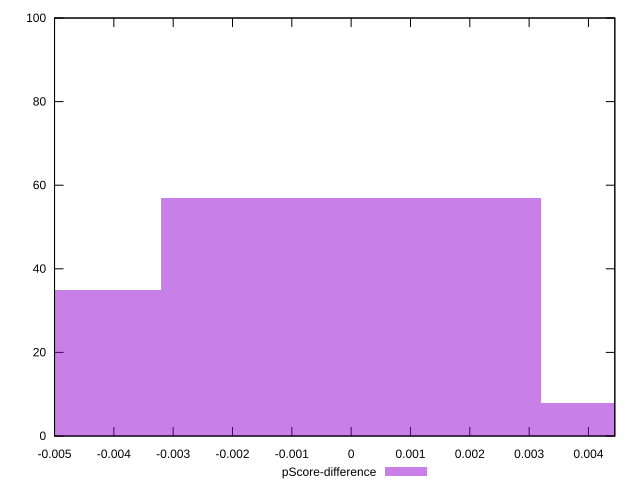

The gnuplot source for this figure:
reset

$pScoreDifference <<EOF
-0.006393925127204102 35
0 57
0.006393925127204102 8
EOF

set key outside below
set boxwidth 0.006393925127204102
set xrange [-0.0050000000000000044:0.004444444444444473]
set yrange [0:100]
set trange [0:100]
set style fill transparent solid 0.5 noborder
set terminal svg size 640, 490 enhanced background rgb 'white'
set output "report_00013_2021-02-09T12-04-24.940Z/unused-css-rules/samples/pages+cached+noadtech/pScore-difference/histogram.svg"

plot $pScoreDifference title "pScore-difference" with boxes

reset
